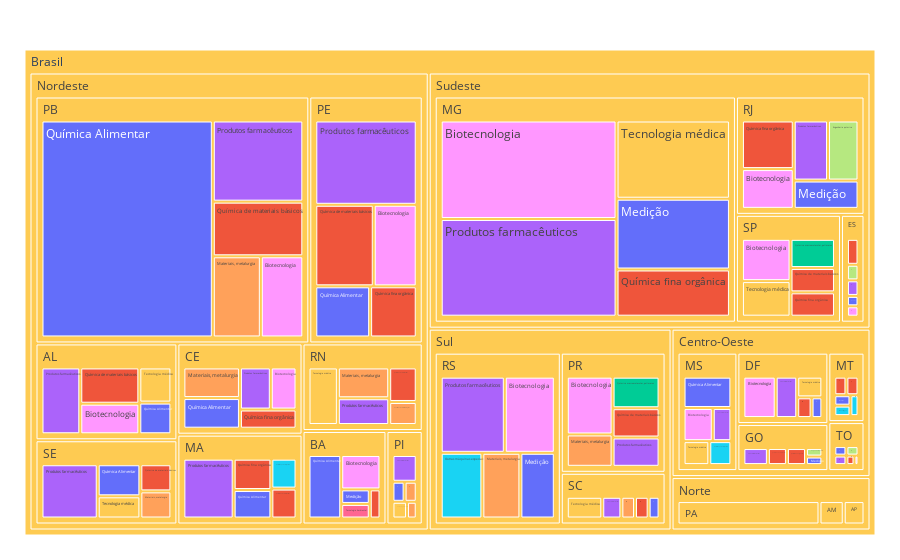

The notebook cell saved with this chart:
### Markdown cell above
### 2. Universidades

### Code cell
grouped_regiao_UV = data_analise_UV.groupby(['Regiao', 'titular_uf1', 'Area']).agg(contagem=('Area', 'count'))
grouped_regiao_sorted = grouped_regiao_UV.sort_values(by=['titular_uf1', 'contagem'], ascending=[True, False])


top_5_per_state = grouped_regiao_sorted.groupby('titular_uf1').head(5).reset_index()


fig = px.treemap(top_5_per_state, 
                 path=[px.Constant("Brasil"),'Regiao', 'titular_uf1', 'Area'], 
                 values='contagem', 
                 color='Area',
                 color_continuous_scale='RdBu')

fig.update_layout(margin=dict(t=50, l=25, r=25, b=25))
fig.write_image('streamlit/img/imagem_area_tecnologica_regiaoUV.png')

fig.show()

### Figure 1 — Plotly figure (JSON) as saved in the notebook; plotly's stock layout.template omitted (floating-point values rounded to 4 significant figures; data arrays with more than 128 entries replaced by an {"elided": "..."} marker saying what was removed)
{"data": [{"branchvalues": "total", "customdata": {"elided": "150x1 str values"}, "domain": {"x": [0, 1], "y": [0, 1]}, "hovertemplate": "labels=%{label}<br>contagem=%{value}<br>parent=%{parent}<br>id=%{id}<br>Area=%{customdata[0]}<extra></extra>", "ids": {"elided": "150 str values"}, "labels": {"elided": "150 str values"}, "marker": {"colors": {"elided": "150 str values"}}, "name": "", "parents": {"elided": "150 str values"}, "type": "treemap", "values": {"elided": "150 int values"}}], "layout": {"autosize": true, "legend": {"tracegroupgap": 0}, "margin": {"b": 25, "l": 25, "r": 25, "t": 50}}}
